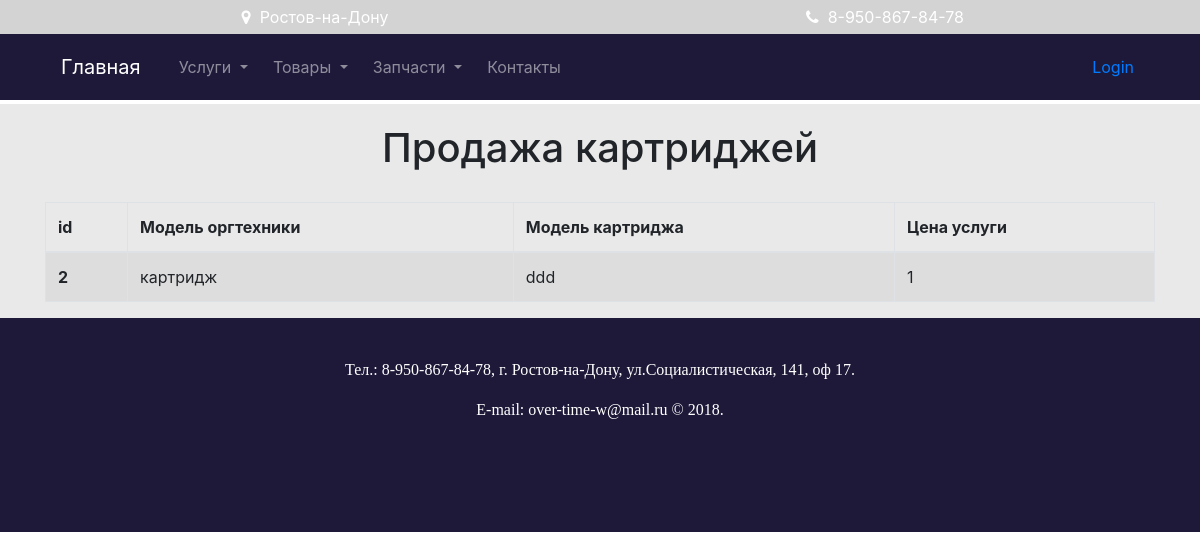
Page /cartridge_sale.php on the earlier database version.
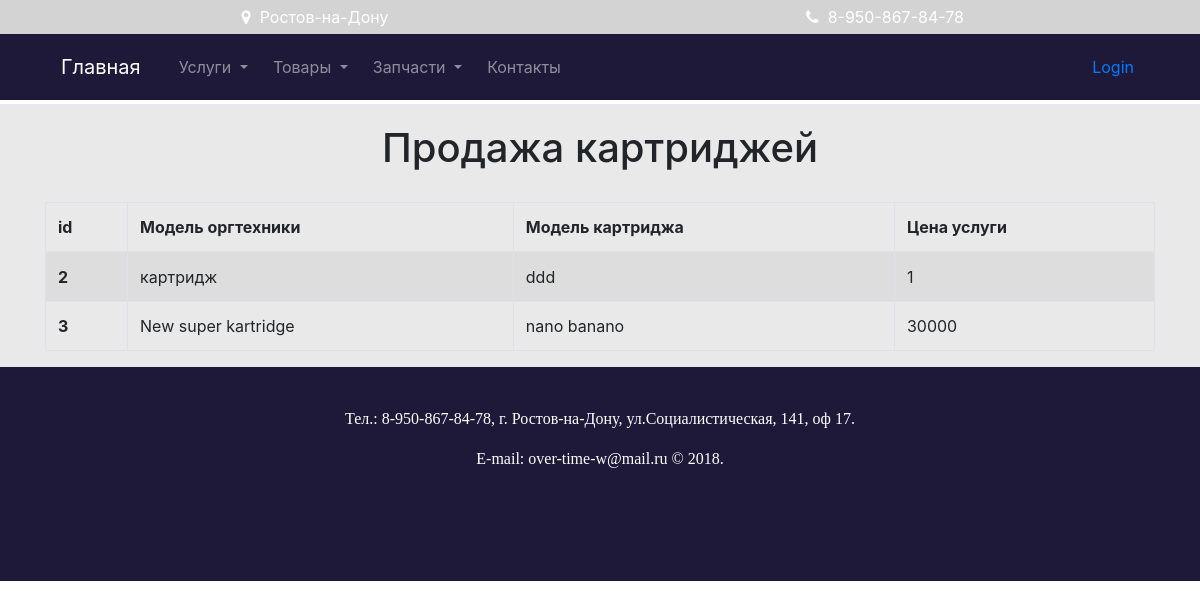
Same page on the later database version.
### tables this page shows
CREATE TABLE `cartridges_sale` (
  `id` int(11) NOT NULL,
  `printer` varchar(255) NOT NULL,
  `model` varchar(255) NOT NULL,
  `price` int(11) DEFAULT NULL
);

### cartridge_sale.php (the view)
<?php
 require_once('connect.php');
$sql = "SELECT * FROM cartridges_sale";
$stmt = $pdo->prepare($sql);
$stmt->execute();
$printers = $stmt->fetchAll(PDO::FETCH_ASSOC);
?>
<?php require_once('header.php'); ?>
    <section class="refilling">
       <div class="container">
           <div class="row">
           <div class="col-md">
             <h1>Продажа картриджей</h1>
               <div class="table-responsive-sm">
                <table class="table table-striped table-bordered">
              <thead>
                <tr>
                  <th scope="col" class="hidden">id</th>
                  <th scope="col">Модель оргтехники</th>
                  <th scope="col">Модель картриджа</th>
                  <th scope="col">Цена услуги</th>
                </tr>
              </thead>
              <tbody>
                  <?php foreach($printers as $printer):?>
                    <tr>
                      <th scope="row" class="hidden"><?= $printer['id']; ?></th>
                      <td><?= $printer['printer']; ?></td>
                      <td><?= $printer['model']; ?></td>
                      <td><?= $printer['price']; ?></td>
                    </tr>
                   <?php endforeach; ?>
              </tbody>
            </table>
               </div>
            </div>
        </div>
    </div>
</section>
    <?php require_once('footer.php'); ?>

Differences in the rows shown:
added cartridges_sale: id "3", printer "New super kartridge", model "nano banano", price "30000"
